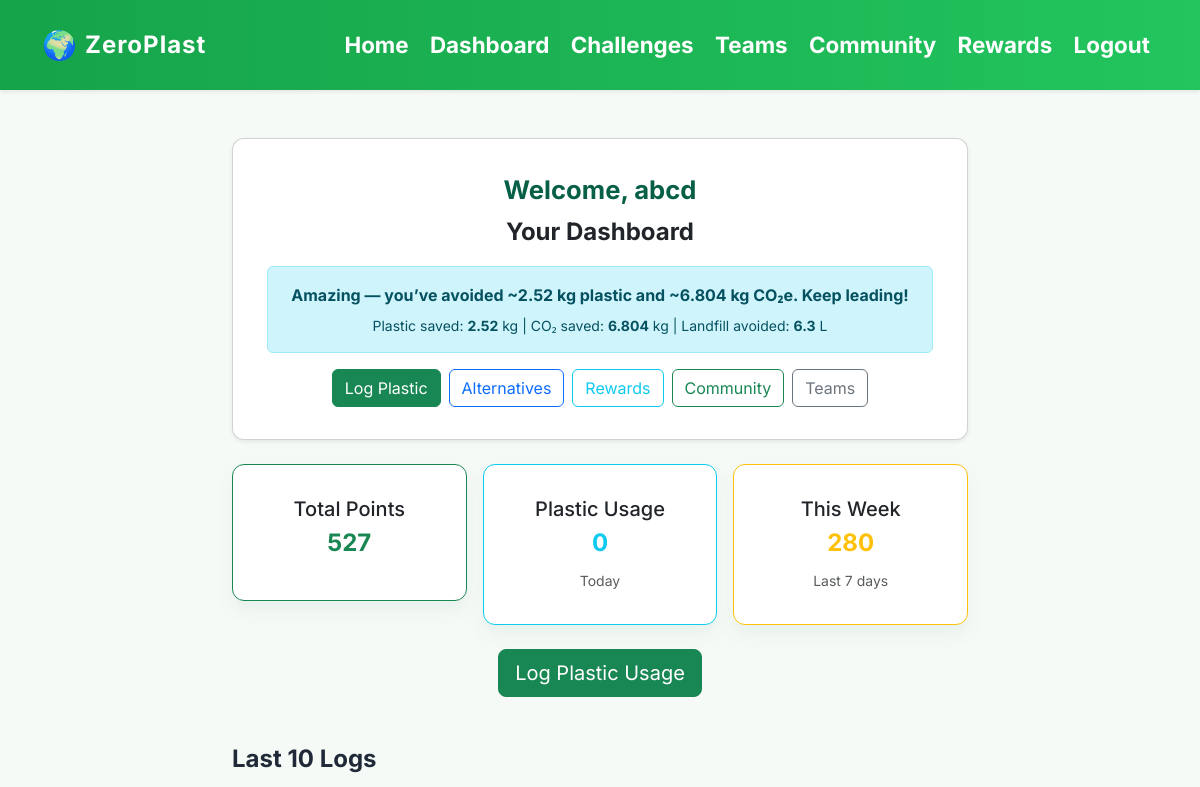
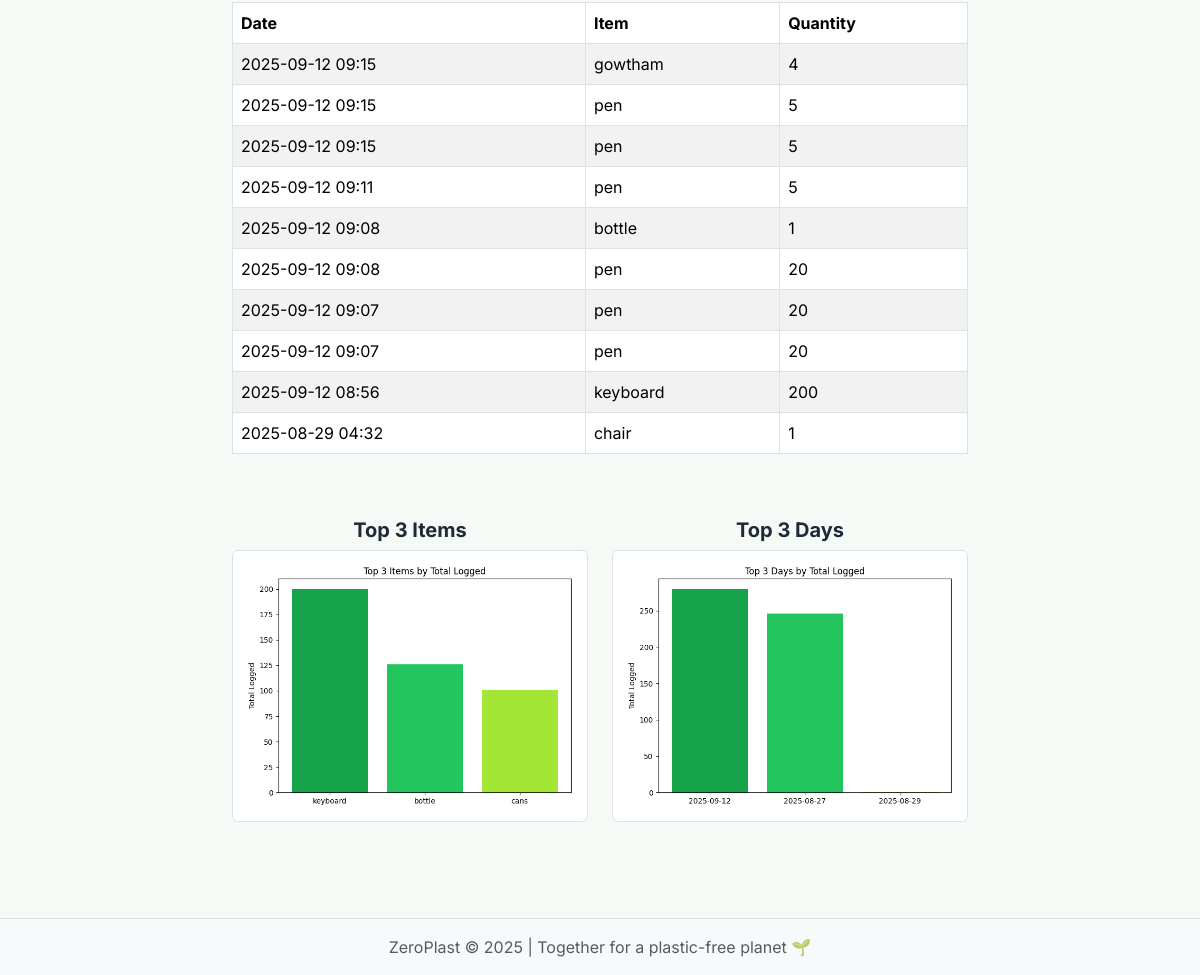
The page /dashboard (signed in) on the database its author committed (2 pictures, top to bottom).
### models.py (models this page shows)
class User(UserMixin, db.Model):
    id = db.Column(db.Integer, primary_key=True)
    username = db.Column(db.String(150), unique=True)
    password = db.Column(db.String(150))
    email = db.Column(db.String(150), unique=True)
    role = db.Column(db.String(20), default='user')
    logs = db.relationship('PlasticLog', backref='user')

class PlasticLog(db.Model):
    id = db.Column(db.Integer, primary_key=True)
    item = db.Column(db.String(150))
    quantity = db.Column(db.Integer)
    created_at = db.Column(db.DateTime, default=datetime.utcnow)
    user_id = db.Column(db.Integer, db.ForeignKey('user.id'))

### routes/dashboard.py (the view)
@dashboard_bp.route('/dashboard')
@login_required
def dashboard():
    user_points = calculate_points(current_user.id)
    today = datetime.utcnow().date()
    week_ago = today - timedelta(days=6)
    logs = models.PlasticLog.query.filter_by(user_id=current_user.id).order_by(models.PlasticLog.created_at.desc()).all()
    plastic_usage_today = sum(l.quantity for l in logs if l.created_at.date() == today)
    plastic_usage_week = sum(l.quantity for l in logs if l.created_at.date() >= week_ago)
    last_10_logs = logs[:10]
    items_graph = save_graph_by_item(logs, current_user.id)
    days_graph = save_graph_by_day(logs, current_user.id)
    message = request.args.get('message')
    error = request.args.get('error')
    from utils import nudge_for_user
    nudge = nudge_for_user(current_user.id)
    return render_template('dashboard.html',
                           user_points=user_points,
                           plastic_usage_today=plastic_usage_today,
                           plastic_usage_week=plastic_usage_week,
                           last_10_logs=last_10_logs,
                           items_graph=items_graph,
                           days_graph=days_graph,
                           message=message,
                           error=error,
                           nudge=nudge)

### main.py (called while the page is built)
@login_manager.user_loader
def load_user(user_id):
    return models.User.query.get(int(user_id))

### utils.py (called while the page is built)
def save_graph_by_item(logs, user_id):
    item_counts = Counter()
    for l in logs:
        item_counts[l.item] += l.quantity
    top_items = item_counts.most_common(3)
    items, counts = zip(*top_items) if top_items else ([],[])
    fig, ax = plt.subplots()
    ax.bar(items, counts, color=['#16a34a', '#22c55e', '#a3e635'])
    ax.set_ylabel('Total Logged')
    ax.set_title('Top 3 Items by Total Logged')
    plt.tight_layout()
    graph_path = os.path.join('static', 'graphs', f'items_{user_id}.png')
    plt.savefig(graph_path)
    plt.close(fig)
    return graph_path

def save_graph_by_day(logs, user_id):
    day_counts = Counter()
    for l in logs:
        day = l.created_at.strftime('%Y-%m-%d')
        day_counts[day] += l.quantity
    top_days = day_counts.most_common(3)
    days, counts = zip(*top_days) if top_days else ([],[])
    fig, ax = plt.subplots()
    ax.bar(days, counts, color=['#16a34a', '#22c55e', '#a3e635'])
    ax.set_ylabel('Total Logged')
    ax.set_title('Top 3 Days by Total Logged')
    plt.tight_layout()
    graph_path = os.path.join('static', 'graphs', f'days_{user_id}.png')
    plt.savefig(graph_path)
    plt.close(fig)
    return graph_path

def calculate_points(user_id):
    total = db.session.query(func.sum(models.PointsLog.delta)) \
                      .filter_by(user_id=user_id).scalar()
    return total or 0

### templates/dashboard.html (shortened to what this page needs)
{% extends "base.html" %}
{% block content %}
<div class="row mb-4">
  <div class="col-md-8 mx-auto">
    <div class="card shadow-sm mb-4">
      <div class="card-body text-center">
        <h2 class="fw-bold mb-2">Welcome, {{ current_user.username }}</h2>
        <p class="lead">Your Dashboard</p>
        {% if nudge and nudge.message %}
        <div class="alert alert-info my-3">
          <strong>{{ nudge.message }}</strong>
          {% if nudge.details %}
            <div class="small mt-2">
              <span>Plastic saved: <b>{{ nudge.details.plastic_kg }}</b> kg</span> |
              <span>CO₂ saved: <b>{{ nudge.details.co2_kg }}</b> kg</span> |
              <span>Landfill avoided: <b>{{ nudge.details.landfill_l }}</b> L</span>
            </div>
          {% endif %}
        </div>
        {% endif %}
        <div class="d-flex flex-wrap justify-content-center gap-2 mt-3">
          <a href="{{ url_for('plastic.add_log') }}" class="btn btn-success">Log Plastic</a>
          <a href="{{ url_for('alternatives.show_alternatives') }}" class="btn btn-outline-primary">Alternatives</a>
          <a href="{{ url_for('rewards.rewards_page') }}" class="btn btn-outline-info">Rewards</a>
          <a href="{{ url_for('community.community_page') }}" class="btn btn-outline-success">Community</a>
          <a href="{{ url_for('teams.teams') }}" class="btn btn-outline-secondary">Teams</a>
        </div>
      </div>
    </div>
    <div class="row g-3">
      <div class="col-md-4">
        <div class="card text-center border-success">
          <div class="card-body">
            <h5 class="card-title">Total Points</h5>
            <p class="display-6 fw-bold text-success">{{ user_points }}</p>
          </div>
        </div>
      </div>
      <div class="col-md-4">
        <div class="card text-center border-info">
          <div class="card-body">
            <h5 class="card-title">Plastic Usage</h5>
            <p class="display-6 fw-bold text-info">{{ plastic_usage_today }}</p>
            <small class="text-muted">Today</small>
          </div>
        </div>
      </div>
      <div class="col-md-4">
        <div class="card text-center border-warning">
          <div class="card-body">
            <h5 class="card-title">This Week</h5>
            <p class="display-6 fw-bold text-warning">{{ plastic_usage_week }}</p>
            <small class="text-muted">Last 7 days</small>
          </div>
        </div>
      </div>
    </div>
    <div class="text-center mt-4">
      <a href="{{ url_for('plastic.add_log') }}" class="btn btn-success btn-lg">Log Plastic Usage</a>
    </div>
    <div class="mt-5">
      <h4 class="fw-bold mb-3">Last 10 Logs</h4>
      <div class="table-responsive">
        <table class="table table-striped table-bordered">
          <thead>
            <tr>
              <th>Date</th>
              <th>Item</th>
              <th>Quantity</th>
            </tr>
          </thead>
          <tbody>
            {% for log in last_10_logs %}
            <tr>
              <td>{{ log.created_at.strftime('%Y-%m-%d %H:%M') }}</td>
              <td>{{ log.item }}</td>
              <td>{{ log.quantity }}</td>
            </tr>
            {% endfor %}
          </tbody>
        </table>
      </div>
    </div>
    <div class="row mt-5">
      <div class="col-md-6 text-center">
        <h5 class="fw-bold">Top 3 Items</h5>
        <img src="/{{ items_graph }}" class="img-fluid border rounded bg-white p-2" alt="Top 3 Items Graph">
      </div>
      <div class="col-md-6 text-center">
        <h5 class="fw-bold">Top 3 Days</h5>
        <img src="/{{ days_graph }}" class="img-fluid border rounded bg-white p-2" alt="Top 3 Days Graph">
      </div>
    </div>
  </div>
</div>
{% endblock %}

### static/css/styles.css (style rules this page uses)
body { font-family: 'Inter', 'Segoe UI', Tahoma, Geneva, Verdana, sans-serif; background: #f6faf7; color: #1f2937; margin: 0; padding: 0; }
h2 { font-size: 1.6rem; margin: 4px 0 14px 0; color: #065f46; }
.card { flex: 1; min-width: 200px; background: #ffffff; padding: 16px 18px; border-radius: 12px; box-shadow: 0 10px 18px rgba(6, 95, 70, 0.06); text-align: center; }
.card p { font-size: 1.5rem; font-weight: bold; margin: 0 0 10px 0; }

### rows shown on the page
User: username "abcd"
PlasticLog: created_at "2025-09-12 09:15", item "gowtham", quantity "4"
PlasticLog: created_at "2025-09-12 09:15", item "pen", quantity "5"
PlasticLog: created_at "2025-09-12 09:15", item "pen", quantity "5"
PlasticLog: created_at "2025-09-12 09:11", item "pen", quantity "5"
PlasticLog: created_at "2025-09-12 09:08", item "bottle", quantity "1"
PlasticLog: created_at "2025-09-12 09:08", item "pen", quantity "20"
PlasticLog: created_at "2025-09-12 09:07", item "pen", quantity "20"
PlasticLog: created_at "2025-09-12 09:07", item "pen", quantity "20"
PlasticLog: created_at "2025-09-12 08:56", item "keyboard", quantity "200"
PlasticLog: created_at "2025-08-29 04:32", item "chair", quantity "1"

### other values the page prints
{{ nudge.message }} "Amazing — you’ve avoided ~2.52 kg plastic and ~6.804 kg CO₂e. Keep leading!"
{{ nudge.details.plastic_kg }} "2.52"
{{ nudge.details.co2_kg }} "6.804"
{{ nudge.details.landfill_l }} "6.3"
{{ user_points }} "527"
{{ plastic_usage_today }} "0"
{{ plastic_usage_week }} "280"
